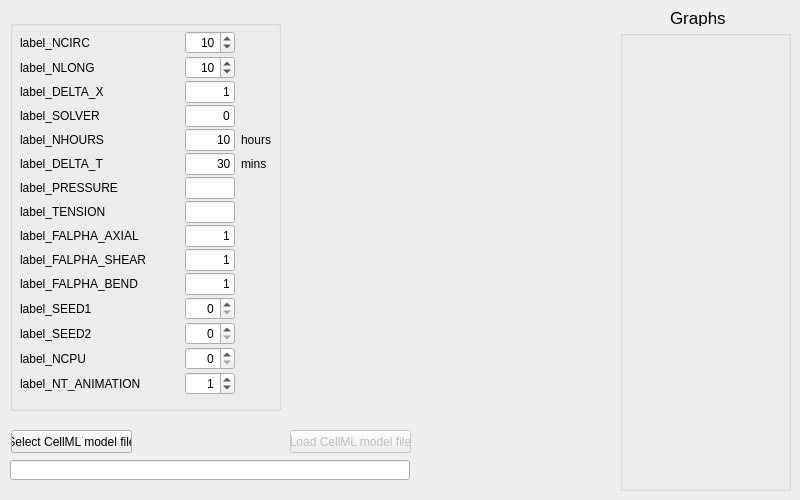
          <widget class="QWidget" name="tab_run">
           <attribute name="title">
            <string>Run</string>
           </attribute>
           <widget class="QLineEdit" name="text_CELLML_FILE">
            <property name="geometry">
             <rect>
              <x>10</x>
              <y>460</y>
              <width>400</width>
              <height>20</height>
             </rect>
            </property>
            <property name="maximumSize">
             <size>
              <width>400</width>
              <height>16777215</height>
             </size>
            </property>
            <property name="text">
             <string/>
            </property>
           </widget>
           <widget class="QLabel" name="alabel_graphs">
            <property name="geometry">
             <rect>
              <x>670</x>
              <y>10</y>
              <width>61</width>
              <height>16</height>
             </rect>
            </property>
            <property name="font">
             <font>
              <pointsize>13</pointsize>
             </font>
            </property>
            <property name="text">
             <string>Graphs</string>
            </property>
           </widget>
           <widget class="QGroupBox" name="groupBox_graphselect">
            <property name="geometry">
             <rect>
              <x>620</x>
              <y>30</y>
              <width>171</width>
              <height>461</height>
             </rect>
            </property>
            <property name="title">
             <string/>
            </property>
           </widget>
           <widget class="QGroupBox" name="groupBox_run1">
            <property name="geometry">
             <rect>
              <x>10</x>
              <y>20</y>
              <width>271</width>
              <height>391</height>
             </rect>
            </property>
            <property name="title">
             <string/>
            </property>
            <widget class="QWidget" name="layoutWidget">
             <property name="geometry">
              <rect>
               <x>10</x>
               <y>10</y>
               <width>251</width>
               <height>371</height>
              </rect>
             </property>
             <layout class="QGridLayout" name="gridLayout_4">
              <property name="verticalSpacing">
               <number>1</number>
              </property>
              <item row="0" column="0">
               <widget class="QMyLabel" name="label_NCIRC">
                <property name="text">
                 <string>label_NCIRC</string>
                </property>
                <property name="wordWrap">
                 <bool>false</bool>
                </property>
               </widget>
              </item>
              <item row="0" column="1">
               <spacer name="horizontalSpacer_12">
                <property name="orientation">
                 <enum>Qt::Horizontal</enum>
                </property>
                <property name="sizeHint" stdset="0">
                 <size>
                  <width>40</width>
                  <height>13</height>
                 </size>
                </property>
               </spacer>
              </item>
              <item row="0" column="2">
               <widget class="QSpinBox" name="spin_NCIRC">
                <property name="maximumSize">
                 <size>
                  <width>50</width>
                  <height>16777215</height>
                 </size>
                </property>
                <property name="alignment">
                 <set>Qt::AlignRight|Qt::AlignTrailing|Qt::AlignVCenter</set>
                </property>
                <property name="maximum">
                 <number>50</number>
                </property>
                <property name="value">
                 <number>10</number>
                </property>
               </widget>
              </item>
              <item row="3" column="1">
               <spacer name="horizontalSpacer_13">
                <property name="orientation">
                 <enum>Qt::Horizontal</enum>
                </property>
                <property name="sizeHint" stdset="0">
                 <size>
                  <width>40</width>
                  <height>13</height>
                 </size>
                </property>
               </spacer>
              </item>
              <item row="4" column="0">
               <widget class="QMyLabel" name="label_NHOURS">
                <property name="mouseTracking">
                 <bool>false</bool>
                </property>
                <property name="toolTip">
                 <string/>
                </property>
                <property name="text">
                 <string>label_NHOURS</string>
                </property>
                <property name="wordWrap">
                 <bool>false</bool>
                </property>
               </widget>
              </item>
              <item row="4" column="1">
               <spacer name="horizontalSpacer_29">
                <property name="orientation">
                 <enum>Qt::Horizontal</enum>
                </property>
                <property name="sizeHint" stdset="0">
                 <size>
                  <width>40</width>
                  <height>13</height>
                 </size>
                </property>
               </spacer>
              </item>
              <item row="13" column="0">
               <widget class="QMyLabel" name="label_SEED1">
                <property name="mouseTracking">
                 <bool>false</bool>
                </property>
                <property name="toolTip">
                 <string>seed vector for RNGs</string>
                </property>
                <property name="text">
                 <string>label_SEED1</string>
                </property>
                <property name="wordWrap">
                 <bool>false</bool>
                </property>
               </widget>
              </item>
              <item row="13" column="1">
               <spacer name="horizontalSpacer_30">
                <property name="orientation">
                 <enum>Qt::Horizontal</enum>
                </property>
                <property name="sizeHint" stdset="0">
                 <size>
                  <width>40</width>
                  <height>13</height>
                 </size>
                </property>
               </spacer>
              </item>
              <item row="13" column="2">
               <widget class="QSpinBox" name="spin_SEED1">
                <property name="maximumSize">
                 <size>
                  <width>50</width>
                  <height>16777215</height>
                 </size>
                </property>
                <property name="alignment">
                 <set>Qt::AlignRight|Qt::AlignTrailing|Qt::AlignVCenter</set>
                </property>
                <property name="maximum">
                 <number>999999999</number>
                </property>
               </widget>
              </item>
              <item row="14" column="0">
               <widget class="QMyLabel" name="label_SEED2">
                <property name="mouseTracking">
                 <bool>false</bool>
                </property>
                <property name="toolTip">
                 <string>seed vector for RNGs</string>
                </property>
                <property name="text">
                 <string>label_SEED2</string>
                </property>
                <property name="wordWrap">
                 <bool>false</bool>
                </property>
               </widget>
              </item>
              <item row="14" column="1">
               <spacer name="horizontalSpacer_31">
                <property name="orientation">
                 <enum>Qt::Horizontal</enum>
                </property>
                <property name="sizeHint" stdset="0">
                 <size>
                  <width>40</width>
                  <height>13</height>
                 </size>
                </property>
               </spacer>
              </item>
              <item row="14" column="2">
               <widget class="QSpinBox" name="spin_SEED2">
                <property name="maximumSize">
                 <size>
                  <width>50</width>
                  <height>16777215</height>
                 </size>
                </property>
                <property name="alignment">
                 <set>Qt::AlignRight|Qt::AlignTrailing|Qt::AlignVCenter</set>
                </property>
                <property name="maximum">
                 <number>999999999</number>
                </property>
               </widget>
              </item>
              <item row="4" column="2">
               <widget class="QLineEdit" name="line_NHOURS">
                <property name="maximumSize">
                 <size>
                  <width>50</width>
                  <height>16777215</height>
                 </size>
                </property>
                <property name="text">
                 <string>10</string>
                </property>
                <property name="alignment">
                 <set>Qt::AlignRight|Qt::AlignTrailing|Qt::AlignVCenter</set>
                </property>
               </widget>
              </item>
              <item row="16" column="0">
               <widget class="QMyLabel" name="label_NT_ANIMATION">
                <property name="toolTip">
                 <string>animation update interval</string>
                </property>
                <property name="text">
                 <string>label_NT_ANIMATION</string>
                </property>
               </widget>
              </item>
              <item row="16" column="1">
               <spacer name="horizontalSpacer_32">
                <property name="orientation">
                 <enum>Qt::Horizontal</enum>
                </property>
                <property name="sizeHint" stdset="0">
                 <size>
                  <width>40</width>
                  <height>13</height>
                 </size>
                </property>
               </spacer>
              </item>
              <item row="16" column="2">
               <widget class="QSpinBox" name="spin_NT_ANIMATION">
                <property name="maximumSize">
                 <size>
                  <width>50</width>
                  <height>16777215</height>
                 </size>
                </property>
                <property name="alignment">
                 <set>Qt::AlignRight|Qt::AlignTrailing|Qt::AlignVCenter</set>
                </property>
                <property name="maximum">
                 <number>999999999</number>
                </property>
                <property name="value">
                 <number>1</number>
                </property>
               </widget>
              </item>
              <item row="4" column="3">
               <widget class="QLabel" name="units_NHOURS">
                <property name="text">
                 <string>hours</string>
                </property>
               </widget>
              </item>
              <item row="15" column="0">
               <widget class="QMyLabel" name="label_NCPU">
                <property name="toolTip">
                 <string>animation update interval</string>
                </property>
                <property name="text">
                 <string>label_NCPU</string>
                </property>
               </widget>
              </item>
              <item row="15" column="1">
               <spacer name="horizontalSpacer_34">
                <property name="orientation">
                 <enum>Qt::Horizontal</enum>
                </property>
                <property name="sizeHint" stdset="0">
                 <size>
                  <width>40</width>
                  <height>13</height>
                 </size>
                </property>
               </spacer>
              </item>
              <item row="15" column="2">
               <widget class="QSpinBox" name="spin_NCPU">
                <property name="maximumSize">
                 <size>
                  <width>50</width>
                  <height>16777215</height>
                 </size>
                </property>
                <property name="alignment">
                 <set>Qt::AlignRight|Qt::AlignTrailing|Qt::AlignVCenter</set>
                </property>
                <property name="maximum">
                 <number>999999999</number>
                </property>
               </widget>
              </item>
              <item row="3" column="0">
               <widget class="QMyLabel" name="label_SOLVER">
                <property name="text">
                 <string>label_SOLVER</string>
                </property>
               </widget>
              </item>
              <item row="3" column="2">
               <widget class="QLineEdit" name="line_SOLVER">
                <property name="maximumSize">
                 <size>
                  <width>50</width>
                  <height>16777215</height>
                 </size>
                </property>
                <property name="text">
                 <string>0</string>
                </property>
                <property name="alignment">
                 <set>Qt::AlignRight|Qt::AlignTrailing|Qt::AlignVCenter</set>
                </property>
               </widget>
              </item>
              <item row="5" column="0">
               <widget class="QMyLabel" name="label_DELTA_T">
                <property name="text">
                 <string>label_DELTA_T</string>
                </property>
               </widget>
              </item>
              <item row="5" column="1">
               <spacer name="horizontalSpacer_35">
                <property name="orientation">
                 <enum>Qt::Horizontal</enum>
                </property>
                <property name="sizeHint" stdset="0">
                 <size>
                  <width>40</width>
                  <height>13</height>
                 </size>
                </property>
               </spacer>
              </item>
              <item row="5" column="2">
               <widget class="QLineEdit" name="line_DELTA_T">
                <property name="maximumSize">
                 <size>
                  <width>50</width>
                  <height>16777215</height>
                 </size>
                </property>
                <property name="text">
                 <string>30</string>
                </property>
                <property name="alignment">
                 <set>Qt::AlignRight|Qt::AlignTrailing|Qt::AlignVCenter</set>
                </property>
               </widget>
              </item>
              <item row="5" column="3">
               <widget class="QLabel" name="units_DELTA_T">
                <property name="text">
                 <string>mins</string>
                </property>
               </widget>
              </item>
              <item row="1" column="0">
               <widget class="QMyLabel" name="label_NLONG">
                <property name="text">
                 <string>label_NLONG</string>
                </property>
                <property name="wordWrap">
                 <bool>false</bool>
                </property>
               </widget>
              </item>
              <item row="1" column="1">
               <spacer name="horizontalSpacer_14">
                <property name="orientation">
                 <enum>Qt::Horizontal</enum>
                </property>
                <property name="sizeHint" stdset="0">
                 <size>
                  <width>40</width>
                  <height>13</height>
                 </size>
                </property>
               </spacer>
              </item>
              <item row="1" column="2">
               <widget class="QSpinBox" name="spin_NLONG">
                <property name="maximumSize">
                 <size>
                  <width>50</width>
                  <height>16777215</height>
                 </size>
                </property>
                <property name="alignment">
                 <set>Qt::AlignRight|Qt::AlignTrailing|Qt::AlignVCenter</set>
                </property>
                <property name="maximum">
                 <number>100</number>
                </property>
                <property name="value">
                 <number>10</number>
                </property>
               </widget>
              </item>
              <item row="2" column="0">
               <widget class="QMyLabel" name="label_DELTA_X">
                <property name="text">
                 <string>label_DELTA_X</string>
                </property>
               </widget>
              </item>
              <item row="2" column="1">
               <spacer name="horizontalSpacer_15">
                <property name="orientation">
                 <enum>Qt::Horizontal</enum>
                </property>
                <property name="sizeHint" stdset="0">
                 <size>
                  <width>40</width>
                  <height>13</height>
                 </size>
                </property>
               </spacer>
              </item>
              <item row="2" column="2">
               <widget class="QLineEdit" name="line_DELTA_X">
                <property name="maximumSize">
                 <size>
                  <width>50</width>
                  <height>16777215</height>
                 </size>
                </property>
                <property name="text">
                 <string>1</string>
                </property>
                <property name="alignment">
                 <set>Qt::AlignRight|Qt::AlignTrailing|Qt::AlignVCenter</set>
                </property>
               </widget>
              </item>
              <item row="8" column="0">
               <widget class="QMyLabel" name="label_FALPHA_AXIAL">
                <property name="text">
                 <string>label_FALPHA_AXIAL</string>
                </property>
               </widget>
              </item>
              <item row="8" column="1">
               <spacer name="horizontalSpacer_36">
                <property name="orientation">
                 <enum>Qt::Horizontal</enum>
                </property>
                <property name="sizeHint" stdset="0">
                 <size>
                  <width>40</width>
                  <height>13</height>
                 </size>
                </property>
               </spacer>
              </item>
              <item row="8" column="2">
               <widget class="QLineEdit" name="line_FALPHA_AXIAL">
                <property name="maximumSize">
                 <size>
                  <width>50</width>
                  <height>16777215</height>
                 </size>
                </property>
                <property name="text">
                 <string>1</string>
                </property>
                <property name="alignment">
                 <set>Qt::AlignRight|Qt::AlignTrailing|Qt::AlignVCenter</set>
                </property>
               </widget>
              </item>
              <item row="6" column="0">
               <widget class="QMyLabel" name="label_PRESSURE">
                <property name="text">
                 <string>label_PRESSURE</string>
                </property>
               </widget>
              </item>
              <item row="6" column="2">
               <widget class="QLineEdit" name="line_PRESSURE">
                <property name="minimumSize">
                 <size>
                  <width>0</width>
                  <height>0</height>
                 </size>
                </property>
                <property name="maximumSize">
                 <size>
                  <width>50</width>
                  <height>16777215</height>
                 </size>
                </property>
                <property name="alignment">
                 <set>Qt::AlignRight|Qt::AlignTrailing|Qt::AlignVCenter</set>
                </property>
               </widget>
              </item>
              <item row="6" column="1">
               <spacer name="horizontalSpacer_37">
                <property name="orientation">
                 <enum>Qt::Horizontal</enum>
                </property>
                <property name="sizeHint" stdset="0">
                 <size>
                  <width>40</width>
                  <height>13</height>
                 </size>
                </property>
               </spacer>
              </item>
              <item row="7" column="0">
               <widget class="QMyLabel" name="label_TENSION">
                <property name="text">
                 <string>label_TENSION</string>
                </property>
               </widget>
              </item>
              <item row="7" column="2">
               <widget class="QLineEdit" name="line_TENSION">
                <property name="maximumSize">
                 <size>
                  <width>50</width>
                  <height>16777215</height>
                 </size>
                </property>
                <property name="alignment">
                 <set>Qt::AlignRight|Qt::AlignTrailing|Qt::AlignVCenter</set>
                </property>
               </widget>
              </item>
              <item row="7" column="1">
               <spacer name="horizontalSpacer_38">
                <property name="orientation">
                 <enum>Qt::Horizontal</enum>
                </property>
                <property name="sizeHint" stdset="0">
                 <size>
                  <width>40</width>
                  <height>13</height>
                 </size>
                </property>
               </spacer>
              </item>
              <item row="9" column="0">
               <widget class="QMyLabel" name="label_FALPHA_SHEAR">
                <property name="text">
                 <string>label_FALPHA_SHEAR</string>
                </property>
               </widget>
              </item>
              <item row="9" column="1">
               <spacer name="horizontalSpacer_39">
                <property name="orientation">
                 <enum>Qt::Horizontal</enum>
                </property>
                <property name="sizeHint" stdset="0">
                 <size>
                  <width>40</width>
                  <height>13</height>
                 </size>
                </property>
               </spacer>
              </item>
              <item row="9" column="2">
               <widget class="QLineEdit" name="line_FALPHA_SHEAR">
                <property name="maximumSize">
                 <size>
                  <width>50</width>
                  <height>16777215</height>
                 </size>
                </property>
                <property name="text">
                 <string>1</string>
                </property>
                <property name="alignment">
                 <set>Qt::AlignRight|Qt::AlignTrailing|Qt::AlignVCenter</set>
                </property>
               </widget>
              </item>
              <item row="10" column="0">
               <widget class="QMyLabel" name="label_FALPHA_BEND">
                <property name="text">
                 <string>label_FALPHA_BEND</string>
                </property>
               </widget>
              </item>
              <item row="10" column="1">
               <spacer name="horizontalSpacer_40">
                <property name="orientation">
                 <enum>Qt::Horizontal</enum>
                </property>
                <property name="sizeHint" stdset="0">
                 <size>
                  <width>40</width>
                  <height>13</height>
                 </size>
                </property>
               </spacer>
              </item>
              <item row="10" column="2">
               <widget class="QLineEdit" name="line_FALPHA_BEND">
                <property name="maximumSize">
                 <size>
                  <width>50</width>
                  <height>16777215</height>
                 </size>
                </property>
                <property name="text">
                 <string>1</string>
                </property>
                <property name="alignment">
                 <set>Qt::AlignRight|Qt::AlignTrailing|Qt::AlignVCenter</set>
                </property>
               </widget>
              </item>
             </layout>
            </widget>
           </widget>
           <widget class="QPushButton" name="pushButtonGetCellMLFile">
            <property name="geometry">
             <rect>
              <x>11</x>
              <y>430</y>
              <width>121</width>
              <height>23</height>
             </rect>
            </property>
            <property name="text">
             <string>Select CellML model file</string>
            </property>
           </widget>
           <widget class="QPushButton" name="pushButtonLoadCellMLFile">
            <property name="enabled">
             <bool>false</bool>
            </property>
            <property name="geometry">
             <rect>
              <x>290</x>
              <y>430</y>
              <width>121</width>
              <height>23</height>
             </rect>
            </property>
            <property name="text">
             <string>Load CellML model file</string>
            </property>
           </widget>
          </widget>
